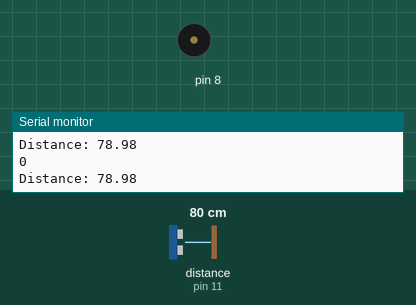
A sketch run on a simulated Arduino Uno, built with avr-gcc and run on an emulated ATmega328P. Shown: buzzer (waves = sounding), the last lines printed to the serial monitor. Wiring (inferred from the names in the program): ultrasonic range finder: trigger pin 10; echo pin 11. The inputs (shaded band) are chosen by the test bench; at power-on: distance to the obstacle (sensor on pin 11) 80 cm. The echo pulse lasts 58.3 µs per cm.

Above: at 1.2 s.
1.3 s: distance to the obstacle (sensor on pin 11) set to 43 cm
2.8 s: distance to the obstacle (sensor on pin 11) set to 36 cm
At 4.0 s:
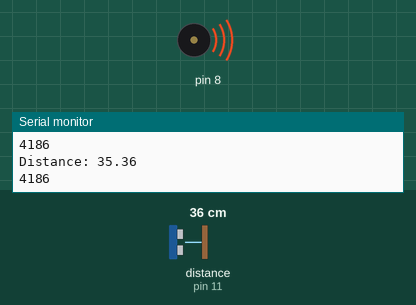
4.3 s: distance to the obstacle (sensor on pin 11) set to 60 cm
At 5.6 s:
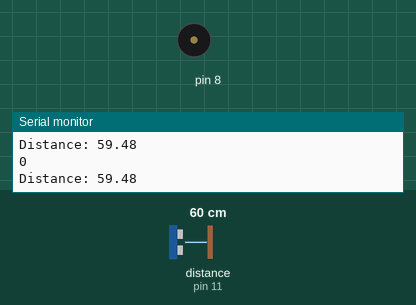
7.3 s: distance to the obstacle (sensor on pin 11) set to 18 cm
At 7.8 s:
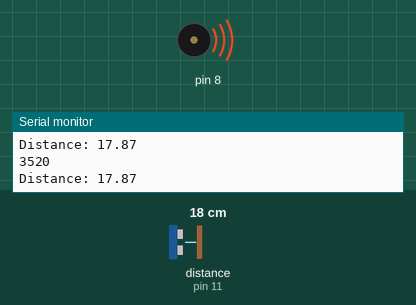
Timing chart, 0 to 10.3 s (numbered marks = the images above; inputs shaded):
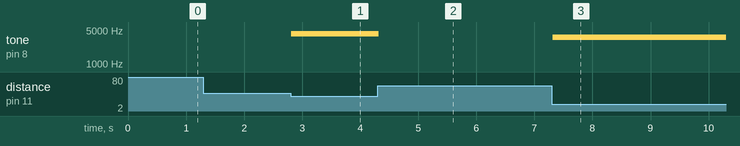

The sketch:

sketch_mar27a.ino
```cpp
#include <math.h>
long duration;
float distance;
float oldDistance;
int freq;

const int trigPin = 10;
const int echoPin = 11;

//Vcc connected to 5v and Gnd connected to ground

void setup() {
  //Set Pins for input and output
  pinMode(trigPin, OUTPUT);  //Subject to change, needs to be digital
  pinMode(echoPin, INPUT);   //Subject to change, needs to be digital
  Serial.begin(9600);
}

void loop() {
  //Write trig low to start pulse
  digitalWrite(trigPin, LOW);
  delayMicroseconds(2);

  //Pulse
  digitalWrite(trigPin, HIGH);
  delayMicroseconds(10);
  digitalWrite(trigPin, LOW);

  //Data from Ultrasonic
  duration = pulseIn(echoPin, HIGH);

  //Conversion into centimeters
  distance = duration * 0.034 /2;

  //Clean data
  // if((distance - oldDistance) > 10){
  //   distance = oldDistance;
  // }

  //Frequency
  //freq = 440*pow(2, (distance/12));

  // freq = (distance * 20) + 200;

  //Scale programmed
  if(distance < 4){
    freq = 2093;
  } else if(distance < 7){
    freq = 2349.32;
  } else if(distance < 10){
    freq = 2637.02;
  } else if(distance < 13){
    freq = 2793.83;
  } else if(distance < 16){
    freq = 3135.96;
  } else if(distance < 19){
    freq = 3520;
  } else if(distance < 22){
    freq = 3951.07;
  } else if(distance < 38){
    freq = 4186.01;
  } else{
    freq = 0;
  }
  tone(8, freq);
  oldDistance = distance;

  //Print distance
  Serial.print("Distance: ");
  Serial.println(distance);
  Serial.println(freq);
  delay(3);
}
```

Measured:
- the behaviour switches between 39 and 38 cm on distance to the obstacle (sensor on pin 11) (found by bisection; images 0 and 1)
- after the input at 2.8 s, tone on pin 8: silent → 4186 Hz at once
- after the input at 4.3 s, tone on pin 8: 4186 Hz → silent at once
- after the input at 7.3 s, tone on pin 8: silent → 3520 Hz at once
